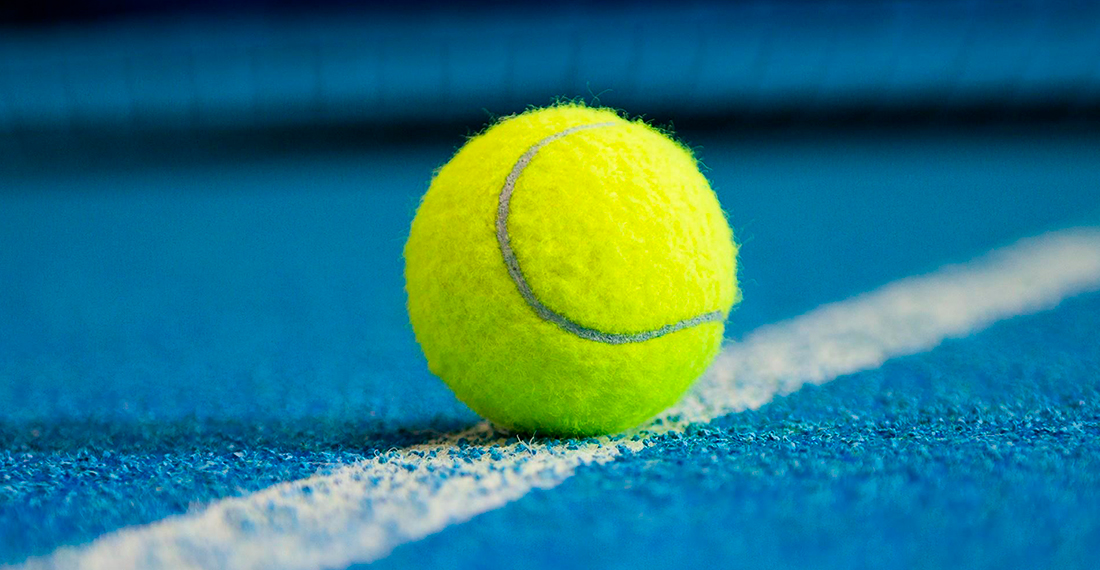
#> input picture src/tutorial-09/Imagenes/pelotaTenis_1.jpg, 1100 x 570 px
$ python filtrarColor.py
#> lines starting #> are read from the running program, lines starting #| are printed output that depends on the picture; after the words box and inside, x2 and y2 are one past the last pixel; in counts of white or black regions, pixels touching at a corner belong together
#!/usr/bin/env python

import numpy as np
import cv2
import imutils

#Se accede al video
imagenOriginal = cv2.imread('./Imagenes/pelotaTenis_1.jpg')
#> imagenOriginal is the input picture: shape (570, 1100, 3); mean B, G, R 126.8, 120.2, 41.8
cv2.imshow('Imagen Original', imagenOriginal)

#Luego se convierte la imagen al formato HSV
imagenHSV = cv2.cvtColor(imagenOriginal, cv2.COLOR_BGR2HSV)
#> imagenHSV: shape (570, 1100, 3); mean H, S, V 89.5, 228.6, 153.6
cv2.imshow('Imagen HSV', imagenHSV)

#Se delimita el rango en donde estará el color de interés (H, S, V)
#La regla general es que el mínimo tendrá S y V más bajos que el máximo
amarilloMin = (30, 120, 50)
amarilloMax = (50, 255, 255)

#Se crea una mascara con el rango de color de interés
mascara = cv2.inRange(imagenHSV, amarilloMin, amarilloMax)
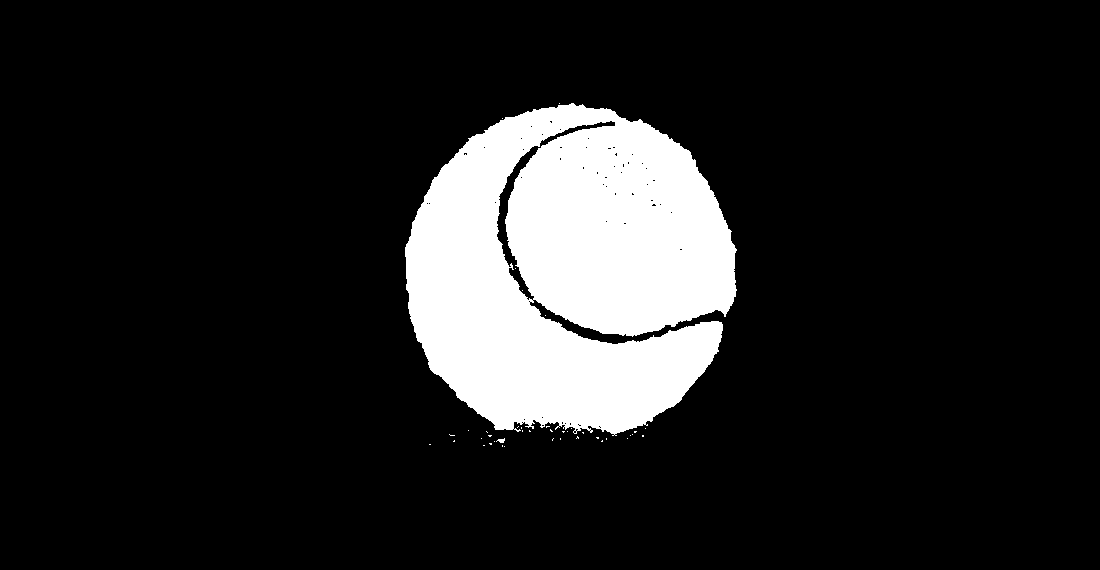
#> mascara: shape (570, 1100); 13.2% white; 41 white regions (39 under 20 px), largest, box (x1, y1, x2, y2) and area: (405, 103, 737, 436) 82570, (496, 438, 505, 443) 26
cv2.imshow('Mascara', mascara)


cv2.waitKey(0)
cv2.destroyAllWindows

$ run again, with src/tutorial-09/Imagenes/pelotaTenis_2.jpg copied over src/tutorial-09/Imagenes/pelotaTenis_1.jpg
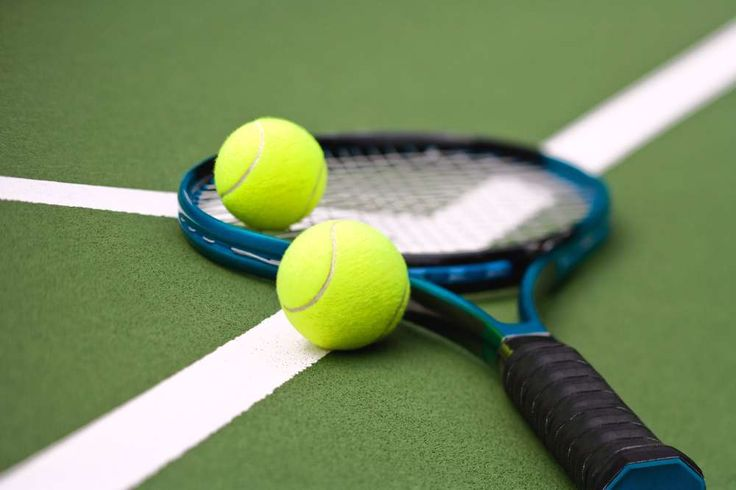
#> input picture src/tutorial-09/Imagenes/pelotaTenis_2.jpg, 736 x 490 px
#> imagenOriginal is the input picture: shape (490, 736, 3); mean B, G, R 95.4, 139.4, 119.5
#> imagenHSV: shape (490, 736, 3); mean H, S, V 59.8, 99.1, 141.7
#> `mascara = cv2.inRange(imagenHSV, amarilloMin, amarilloMax)`:
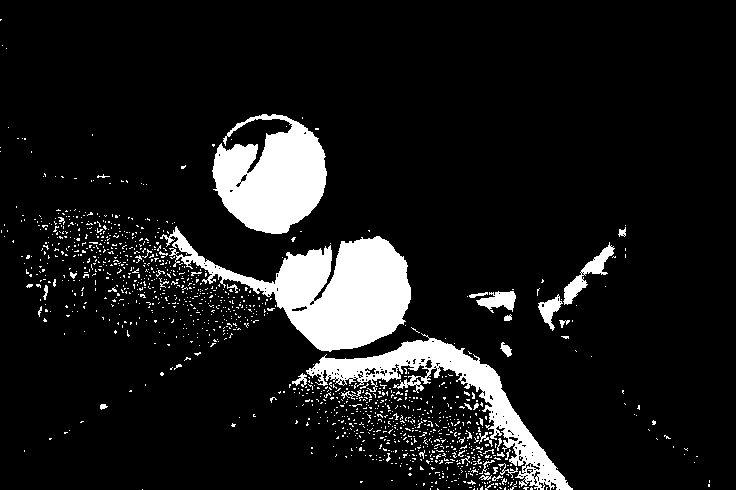
#> mascara: shape (490, 736); 10.3% white; 1306 white regions (1260 under 20 px), largest, box (x1, y1, x2, y2) and area: (160, 226, 411, 352) 12879, (212, 114, 327, 234) 9095, (306, 333, 573, 490) 7813

$ run again, with src/tutorial-09/Imagenes/pelotaTenis_3.jpg copied over src/tutorial-09/Imagenes/pelotaTenis_1.jpg
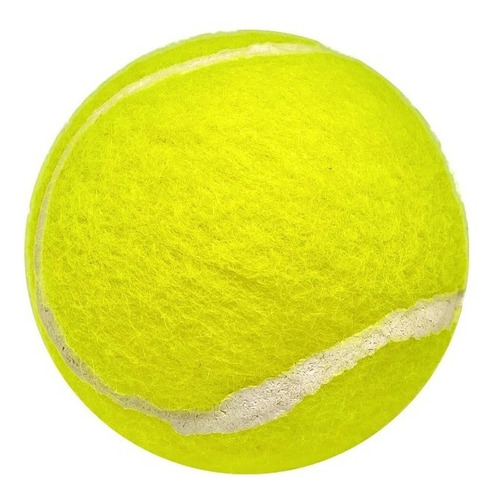
#> input picture src/tutorial-09/Imagenes/pelotaTenis_3.jpg, 499 x 500 px
#> imagenOriginal is the input picture: shape (500, 499, 3); mean B, G, R 114.6, 232.8, 229.2
#> imagenHSV: shape (500, 499, 3); mean H, S, V 21, 137.4, 233.2
#> `mascara = cv2.inRange(imagenHSV, amarilloMin, amarilloMax)`:
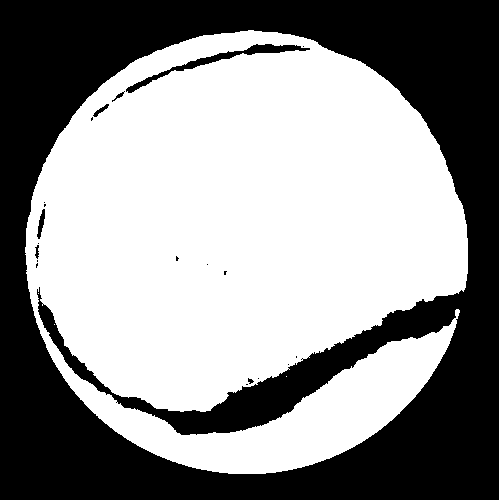
#> mascara: shape (500, 499); 56.6% white; 21 black regions (14 under 20 px), largest, box (x1, y1, x2, y2) and area: (0, 0, 499, 500) 106762, (126, 44, 310, 93) 1081, (37, 209, 45, 239) 118
